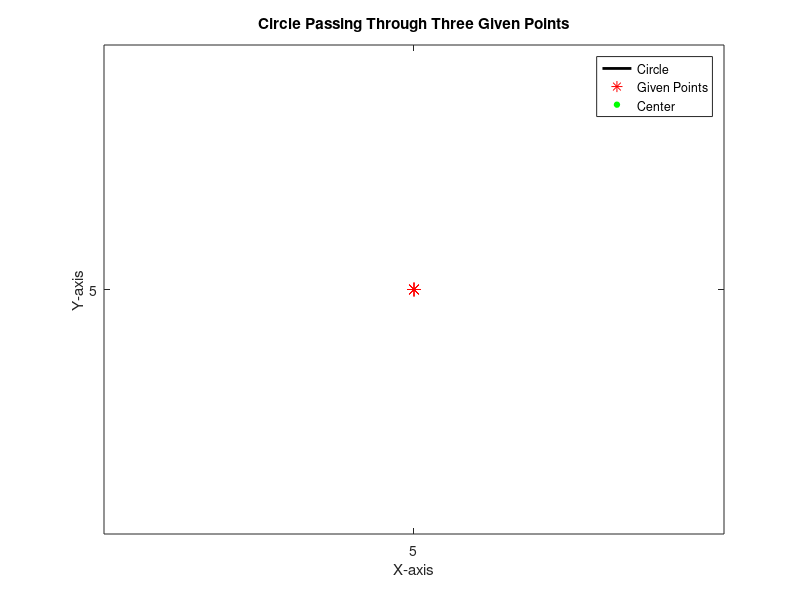

Reproduce this figure in MATLAB.
clc; 
clear;
close all;


disp('Enter the coordinates of three points:');
x1 = input('Enter x1: '); 
x2 = input('Enter x2: '); 
y1 = input('Enter y1: ');
y2 = input('Enter y2: ');
x3 = input('Enter x3: ');
y3 = input('Enter y3: ');

A1 = x2 - x1;
B1 = y2 - y1;
C1 = (x1^2 - x2^2 + y1^2 - y2^2) / 2;
A2 = x3 - x2;
B2 = y3 - y2;
C2 = (x2^2 - x3^2 + y2^2 - y3^2) / 2;
D = A1 * B2 - A2 * B1; 
h = (C1 * B2 - C2 * B1) / D;  
k = (A1 * C2 - A2 * C1) / D;
radius = sqrt((h - x1)^2 + (k - y1)^2);
fprintf('Center of the circle: (%.2f, %.2f)\n', h, k);
fprintf('Radius of the circle: %.2f\n', radius);
theta = linspace(0, 2*pi, 100);
x_circle = h + radius * cos(theta);
y_circle = k + radius * sin(theta); 
figure;
plot(x_circle, y_circle, 'k', 'LineWidth', 2);
hold on;
plot([x1, x2, x3], [y1, y2, y3], 'r*', 'MarkerSize', 10); 
axis equal;

xlabel('X-axis');
ylabel('Y-axis');
title('Circle Passing Through Three Given Points');
plot(h, k, 'go', 'MarkerSize', 4, 'MarkerFaceColor', 'g');
legend('Circle', 'Given Points', 'Center');
hold off;
